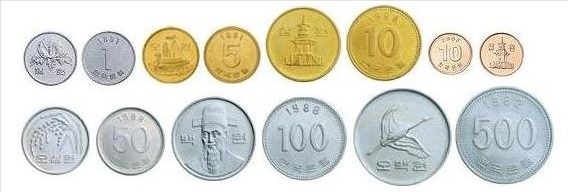
#> input picture Gradients and edge detection/image/coin.jpg, 568 x 192 px
$ python canny.py --image image/coin.jpg
#> lines starting #> are read from the running program, lines starting #| are printed output that depends on the picture; after the words box and inside, x2 and y2 are one past the last pixel; in counts of white or black regions, pixels touching at a corner belong together
import numpy as np
import argparse
import cv2
ap = argparse.ArgumentParser()
ap.add_argument("-i", "--image", required=True, help="Path to the image")
args = vars(ap.parse_args())
image = cv2.imread(args["image"])
#> image is the input picture: shape (192, 568, 3); mean B, G, R 206.6, 217.8, 218
image = cv2.cvtColor(image, cv2.COLOR_BGR2GRAY)
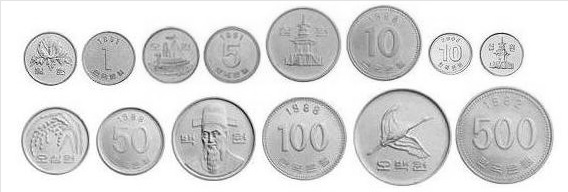
#> image: shape (192, 568); min 4, max 255, mean 216.6
image = cv2.GaussianBlur(image, (5, 5), 0)
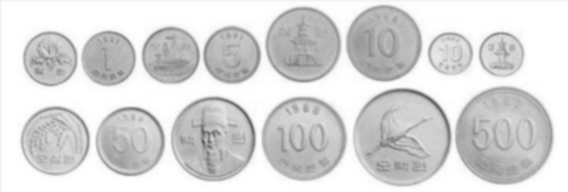
#> image: shape (192, 568); min 94, max 255, mean 216.6
cv2.imshow("Blurred", image)
canny = cv2.Canny(image, 30, 150) # blur 이미지(single channel), 임계값1, 임계값2
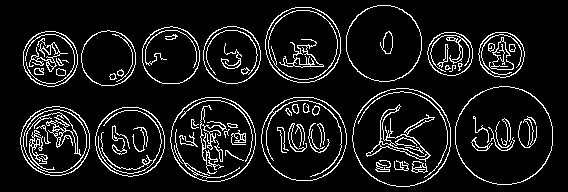
#> canny: shape (192, 568); 9.5% white in thin lines or dots, all inside (x1, y1, x2, y2) = (20, 5, 553, 187)
# 변화값이 임계값1보다 작은 것은 edge X, 변화값이 임계값2보다 큰 값은 강한 edge, 임계값 사이의 값들은 강한 edge와 연관성을 판별하고 연관성이 있는 경우에만 edge로 추가
cv2.imshow("Canny", canny)
cv2.waitKey(0)
